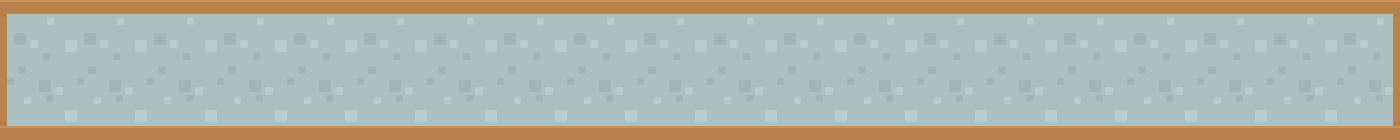

Below is a game level as drawn by its tile map, then a one-line description and the .tmx file that defines it, in full:
An orthogonal 20x2 tile map with 70x70 px tiles, 1 tile layer (Capa de Patrones 1).

<map version="1.2" tiledversion="1.2.0" orientation="orthogonal" renderorder="right-down" width="20" height="2" tilewidth="70" tileheight="70" infinite="0" nextlayerid="2" nextobjectid="1">
 <tileset firstgid="1" source="../../Tiles/Tilesheet 1.tsx" />
 <layer id="1" name="Capa de Patrones 1" width="20" height="2">
  <data encoding="csv">
131,132,132,132,132,132,132,132,132,132,132,132,132,132,132,132,132,132,132,133,
179,180,180,180,180,180,180,180,180,180,180,180,180,180,180,180,180,180,180,181
</data>
 </layer>
</map>
